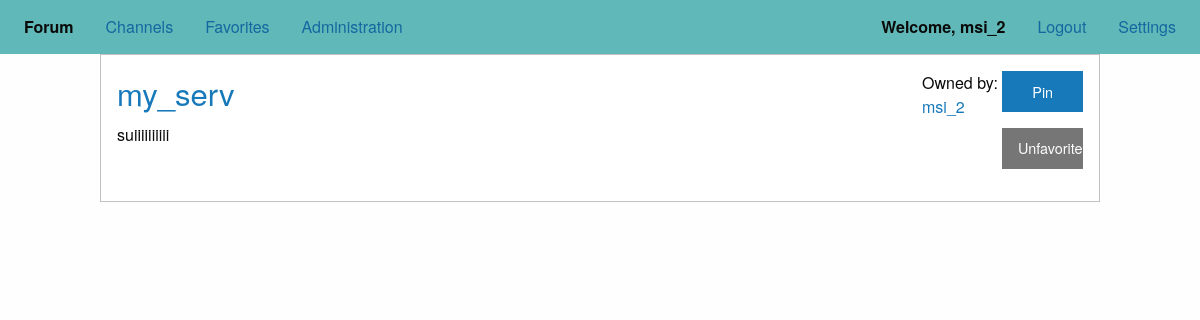
The page /forum/favorites/ (signed in) on the database its author committed.
### forumapp/models.py (models this page shows)
class Channel(models.Model):
    objects = NullsLastManager()
    channel_name = models.SlugField(max_length=30, primary_key=True)
    description = models.CharField(max_length=250, default='')
    banned_users = models.TextField(default='[]')
    moderators = models.TextField(default='[]')
    pin_date = models.DateTimeField('date pinned', null=True)
    owner = models.ForeignKey(User, to_field="username", null=True, on_delete=models.SET_NULL)
    pub_date = models.DateTimeField('date published', default=timezone.now)
    recent_date = models.DateTimeField('date used', default=timezone.now)
    class Meta:
        ordering = ['-recent_date']
    def __str__(self):
        return self.channel_name.replace('-', ' ')
    def is_recent(self):
        now = timezone.now()
        return timezone.now() - datetime.timedelta(days=1) <= self.pub_date <= now
    is_recent.admin_order_field = 'pub_date'
    is_recent.boolean = True
    is_recent.short_description = 'Published recently?'

### forumapp/views.py (the view, shortened to what this page needs)
class FavoritesView(ViewMixin, generic.DetailView):
    model = Channel
    template_name = 'forumapp/favorites.html'
    queryset = Channel.objects
    context_object_name = 'favorites_list'
    def get_object(self):
        if self.request.user.is_authenticated():
            settings = get_or_create_settings(self.request.user)
            return self.queryset.filter(channel_name__in=json.loads(settings.favorites))
        return self.queryset.none()

### forumapp/models.py (called while the page is built)
    def get_queryset(self):
        return models.QuerySet(self.model, using=self._db).order_by(models.F('pin_date').asc(nulls_last=True), models.F('recent_date').desc())

### forumapp/templatetags/channel_helpers.py (called while the page is built)
@register.filter
def is_favorite(channel_name, user):
    u = UserSettings.objects.filter(user=user)
    if u.exists():
        favs = u.get().favorites
        return str(channel_name) in json.loads(favs)
    return False

### forumapp/views.py (called while the page is built)
def get_or_create_settings(user):
    us = UserSettings.objects.filter(user=user)
    if us.exists():
        return us.get()
    else:
        return UserSettings.objects.create(user=user)

    def get_context_data(self, **kwargs):
        context = super(ViewMixin, self).get_context_data(**kwargs)
        if hasattr(self, 'form_class'):
            if hasattr(self, 'form_object'):
                context['form'] = self.form_class(initial=model_to_dict(self.object))
            else:
                context['form'] = self.form_class(initial=self.initial)
        if hasattr(self, 'context_object_name'):
            context[self.context_object_name] = self.get_object()
        return context

### forumapp/templates/forumapp/favorites.html
{% extends 'base.html' %}
{% block content %}
{% if favorites_list %}
    {% for listing in favorites_list %}
      {% include "forumapp/channel_listing.html" %}
    {% endfor %}
{% else %}
    <p>You have no favorite channels.</p>
{% endif %}
{% endblock %}

### templates/base.html (shortened to what this page needs)
{% load static %}
<!DOCTYPE html>
<html class="no-js" lang="en">
<head>
  <link rel="stylesheet" href="https://cdn.jsdelivr.net/npm/foundation-sites@6.6.3/dist/css/foundation.min.css">
</head>
<body style="background-image: url(https://img.freepik.com/free-photo/flag-of-ussr_1401-282.jpg);height: 100%;
background-repeat: no-repeat;
background-size: cover;">
  <div class="top-bar" style='background: #60b8b8;'>
    <div class="top-bar-left">
      <ul class="dropdown menu" data-dropdown-menu style='background: #60b8b8;'>
        <li class="menu-text">Forum</li>
        <li><a href="{% url 'forumapp:channel' %}" style='color: #1468a0'>Channels</a></li>
        <li><a href="{% url 'forumapp:favorites' %}" style='color: #1468a0'>Favorites</a></li>
        {% if request.user.is_staff %}
          <li><a href="{% url 'admin:index' %}" style='color: #1468a0'>Administration</a></li>
        {% endif %}
      </ul>
    </div>
    <div class="top-bar-right">
      <ul class="menu" style='background: #60b8b8;'>
        {% if request.user.is_authenticated %}
          <li class="menu-text">Welcome, {{ request.user.get_username }}</li>
          <li><a href="{% url 'registration:logout' %}" style='color: #1468a0'>Logout</a></li>
          <li><a href="{% url 'forumapp:settings' %}" style='color: #1468a0'>Settings</a></li>
        {% else %}
          <li class="menu-text">Welcome, guest.</li>
          <li><a href="{% url 'registration:login' %}" style='color: #1468a0'>Login</a></li>
          <li><a href="{% url 'registration:signup' %}" style='color: #1468a0'>Sign up</a></li>
        {% endif %}
      </ul>
    </div>
  </div>
  <div class='off-canvas-wrapper' style='word-wrap: break-word;'>
    <div class='grid-x'>
      <div class='cell small-10 small-offset-1 col-md-8'>
        {% block content %}
        {% endblock %}
      </div>
    </div>
  </div>
</body>
</html>

### forumapp/templates/forumapp/channel_listing.html (shortened to what this page needs)
{% load channel_helpers %}
<div class="callout panel">
  <div class="grid-x">
    <div class="small-9 medium-9 large-10 cell">
      <h3><a href="{% url 'forumapp:thread' channel=listing.channel_name %}">{{ listing }}</a></h3>
      {{ listing.description }}
    </div>
    <div class="small-1 cell">
      Owned by: {% include 'forumapp/user_listing.html' %}
    </div>
    <div class="small-2 medium-2 large-1 cell">
      <form action="#" method="post">
      {% if request.user.is_staff %}
        {% if not listing.pin_date %}
          <input type="submit" class="primary button radius" value="Pin" name="pin" style="width:100%;">
        {% else %}
          <input type="submit" class="secondary button radius" value="Unpin" name="unpin" style="width:100%;">
        {% endif %}
      {% elif listing.pin_date %}
	<p style="text-align: center;">Pinned</p>
      {% endif %}
      {% if request.user.is_authenticated %}
        {% if not listing|is_favorite:request.user %}
          <input type="submit" class="success button radius" value="Favorite" name="add_favorite" style="width: 100%;">
        {% else %}
	  <input type="submit" class="secondary button radius" value="Unfavorite" name="remove_favorite" style="width: 100%;">
       {% endif %}
      {% endif %}
      </form>
    </div>
  </div>
</div>

### forumapp/templates/forumapp/user_listing.html
<a href="{% url 'forumapp:user' username=listing.owner.username %}">{{ listing.owner.username }}</a>

### rows shown on the page
Channel: channel_name "my_serv", description "suiiiiiiiiii", owner.username "msi_2"

### other values the page prints
{{ request.user.get_username }} "msi_2"
